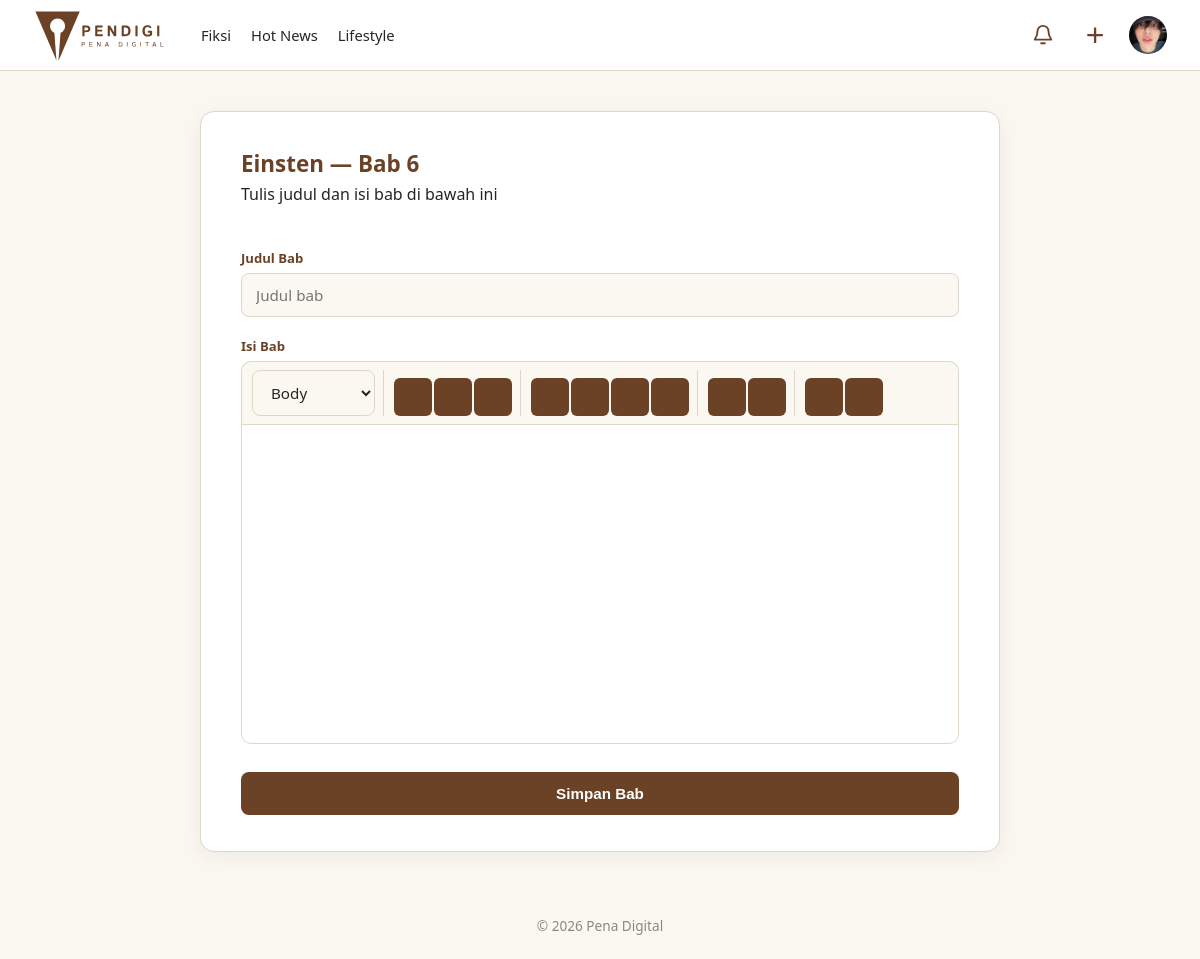
Page /fiksi/7/bab/tambah/ (signed in) on the committed database.
### articles/models.py (models this page shows, shortened)
class Categories(models.Model):
    name = models.CharField(max_length=50, unique=True)
    class Meta:
        verbose_name_plural = "Categories"

### accounts/models.py (models this page shows, shortened)
class Users(AbstractUser):
    role = models.CharField(
        max_length=20,
        choices=Role.choices,
        default=Role.PEMBACA
    )
    status_kontributor = models.CharField(
        max_length=20,
        choices=StatusKontributor.choices,
        default=StatusKontributor.NONE
    )
    profile_picture = models.ImageField(upload_to='profile_pictures/', null=True, blank=True)
    bio = models.CharField(max_length=150, blank=True)
    banner_picture = models.ImageField(
        upload_to='profile_banners/',
        blank=True,
        null=True,
    )

### fiction/models.py (models this page shows, shortened)
class Stories(models.Model):
    author = models.ForeignKey(
        Users, on_delete=models.CASCADE,
        limit_choices_to={'status_kontributor': StatusKontributor.APPROVED},
        related_name='stories'
    )
    title = models.CharField(max_length=150)
    cover = models.ImageField(upload_to='stories/covers/', null=True, blank=True)
    description = models.TextField()
    genre = models.CharField(max_length=20, choices=GenreFiksi.choices)
    tags = models.CharField(max_length=200, blank=True, help_text="Pisahkan tag dengan spasi")
    target_pembaca = models.CharField(max_length=20, choices=TargetPembaca.choices, default=TargetPembaca.UMUM)
    status = models.CharField(max_length=20, choices=StatusStory.choices, default=StatusStory.PENDING)
    is_completed = models.BooleanField(default=False)
    views_count = models.PositiveIntegerField(default=0)
    created_at = models.DateTimeField(auto_now_add=True)
    published_at = models.DateTimeField(null=True, blank=True)
    class Meta:
        ordering = ['-created_at']
        verbose_name_plural = "Stories"

### fiction/views.py (the view)
# urls.py: path('<int:story_id>/bab/tambah/', views.add_chapter, name='add_chapter'),
@login_required
def add_chapter(request, story_id):
    story = get_object_or_404(Stories, pk=story_id, author=request.user)
    next_number = story.chapters.count() + 1
    if request.method == 'POST':
        form = ChapterForm(request.POST)
        if form.is_valid():
            chapter = form.save(commit=False)
            chapter.story = story
            chapter.chapter_number = next_number
            chapter.save()
            notify_admins(
                actor=request.user,
                message=(
                    f"Bab '{chapter.title}' dari cerita "
                    f"'{story.title}' menunggu moderasi."
                ),
                action_type=Activity.ActionType.CONTENT_PENDING,
            )
            messages.success(request, f'Bab {next_number} berhasil disimpan.')
            return redirect('fiction:chapter_list', story_id=story.pk)
    else:
        form = ChapterForm()
    return render(request, 'fiction/chapter_form.html', {
        'form': form, 'story': story, 'chapter_number': next_number, 'is_edit': False
    })

### fiction/forms.py
class ChapterForm(forms.ModelForm):
    class Meta:
        model = Chapters
        fields = ['title', 'content']
        widgets = {
            'title': forms.TextInput(attrs={'placeholder': 'Judul bab'}),
            'content': forms.Textarea(attrs={'id': 'id_content_raw', 'class': 'hidden-raw-content'}),
        }
    def __init__(self, *args, **kwargs):
        super().__init__(*args, **kwargs)
        self.fields['content'].required = False

### articles/context_processor.py (called while the page is built)
def navbar_categories(request):
    return {
        'navbar_categories': Categories.objects.all().order_by('name')
    }

### fiction/context_processors.py (called while the page is built)
def fiction_navigation(request):
    all_tags_raw = (
        Stories.objects
        .filter(status=StatusStory.APPROVED)
        .exclude(tags='')
        .values_list('tags', flat=True)
    )
    unique_tags = set()
    for tag_string in all_tags_raw:
        for tag in tag_string.split():
            tag = tag.strip().lower()
            if tag:
                unique_tags.add(tag)
    return {
        'fiction_tags': sorted(unique_tags),
    }

### interactions/context_processors.py (called while the page is built)
def navbar_notifications(request):
    if not request.user.is_authenticated:
        return {
            'navbar_notifications': [],
            'navbar_unread_count': 0,
        }
    from .models import Activity
    activities = (
        Activity.objects
        .filter(recipient=request.user)
        .select_related(
            'actor',
            'article',
            'chapter',
            'chapter__story',
        )
        .order_by('-created_at')
    )
    return {
        'navbar_notifications': activities[:5],
        'navbar_unread_count': activities.filter(
            is_read=False
        ).count(),
    }

### fiction/templates/fiction/chapter_form.html (shortened to what this page needs)
{% extends 'fiction/fiction_base.html' %}
{% load static %}
{% block extra_css %}
<link rel="stylesheet" href="{% static 'css/forms.css' %}">
<link rel="stylesheet" href="{% static 'css/upload.css' %}">
<link rel="stylesheet" href="{% static 'css/chapter-editor.css' %}">
<link href="https://cdn.jsdelivr.net/npm/quill@2.0.2/dist/quill.snow.css" rel="stylesheet">
{% endblock %}
{% block fiction_content %}
<div class="upload-card chapter-editor-card">
    <h2>{{ story.title }} — Bab {{ chapter_number }}</h2>
    <p class="auth-subtitle">Tulis judul dan isi bab di bawah ini</p>
    <br><br>
    <form method="post" class="auth-form" id="chapterForm">
        <div class="field">
            <label for="{{ form.title.id_for_label }}">Judul Bab</label>
            {{ form.title }}
        </div>
        <div class="field">
            <label>Isi Bab</label>
            <div id="quillToolbar">
                <span class="ql-formats">
                    <select class="ql-header">
                        <option value="">Body</option>
                    </select>
                </span>
                <span class="ql-formats">
                    <button class="ql-bold"></button>
                    <button class="ql-italic"></button>
                    <button class="ql-underline"></button>
                </span>
                <span class="ql-formats">
                    <button class="ql-align" value=""></button>
                    <button class="ql-align" value="center"></button>
                    <button class="ql-align" value="right"></button>
                    <button class="ql-align" value="justify"></button>
                </span>
                <span class="ql-formats">
                    <button class="ql-list" value="ordered"></button>
                    <button class="ql-list" value="bullet"></button>
                </span>
                <span class="ql-formats">
                    <button class="ql-blockquote"></button>
                    <button class="ql-code-block"></button>
                </span>
            </div>
            <div id="quillEditor"></div>
        </div>
        <button type="submit">Simpan Bab</button>
    </form>
</div>
{% endblock %}

### templates/app_base.html (shortened to what this page needs)
{% extends 'base.html' %}
{% load static %}
{% block body %}
<header class="navbar">
    <a
        href="{% url 'articles:article_list' %}"
        class="brand"
    >
        <img
            src="{% static 'images/pendigi-logo-tulisan.svg' %}"
            alt="Pena Digital"
            class="logo"
        >
    </a>
    <div
        class="navbar-collapse"
        id="navbarCollapse"
    >
        <nav class="nav-links">
            {% for cat in navbar_categories %}
                {% if cat.name|lower != 'non-fiksi' %}
                    {% if cat.name|lower == 'fiksi' %}
                        <a href="{% url 'fiction:story_list' %}">
                            {{ cat.name }}
                        </a>
                    {% else %}
                        <a href="{% url 'articles:article_list' %}?kategori={{ cat.name|urlencode }}">
                            {{ cat.name }}
                        </a>
                    {% endif %}
                {% endif %}
            {% endfor %}
        </nav>
        <div class="navbar-actions">
            {% if user.is_authenticated %}
            <div class="navbar-dropdown notification-dropdown">
                <button
                    type="button"
                    class="navbar-icon-button notification-button"
                    aria-label="Notifikasi"
                    aria-expanded="false"
                    title="Notifikasi"
                >
                    <svg
                        xmlns="http://www.w3.org/2000/svg"
                        width="22"
                        height="22"
                        viewBox="0 0 24 24"
                        fill="none"
                        stroke="currentColor"
                        stroke-width="2"
                        stroke-linecap="round"
                        stroke-linejoin="round"
                    >
                        <path d="M18 8a6 6 0 0 0-12 0c0 7-3 7-3 9h18c0-2-3-2-3-9"/>
                        <path d="M10 21h4"/>
                    </svg>
                </button>
            </div>
                {% if user.status_kontributor == 'approved' and user.role != 'admin' %}
                    <div class="navbar-dropdown create-dropdown">
                        <button
                            type="button"
                            class="navbar-icon-button"
                            aria-label="Buat konten"
                            aria-expanded="false"
                        >
                            <span class="plus-icon">+</span>
                        </button>
                    </div>
                {% endif %}
                <div class="navbar-dropdown profile-dropdown">
                    <button
                        type="button"
                        class="navbar-profile-button"
                        aria-label="Menu profil"
                        aria-expanded="false"
                    >
                        {% if user.profile_picture %}
                            <img
                                src="{{ user.profile_picture.url }}"
                                alt="{{ user.username }}"
                                class="navbar-profile-avatar"
                            >
                        {% else %}
                            <span class="navbar-profile-avatar navbar-profile-placeholder">
                                {{ user.username|first|upper }}
                            </span>
                        {% endif %}
                    </button>
                </div>
            {% endif %}
        </div>
    </div>
</header>
<main class="content">
    {% block content %}
    {% endblock %}
</main>
<footer class="footer">
    <p>
        &copy; {% now 'Y' %} Pena Digital
    </p>
</footer>
{% endblock %}

### static/css/base.css (style rules this page uses)
:root { --paper: #FBF8F2; --ink: #2F5D50; --ink-dark: #234840; --brown: #6B4226; --brown-dark: #54331d; --divider: #DDD6C9; --text: #2A2420; }
* { box-sizing: border-box; margin: 0; padding: 0; }
body { font-family: system-ui, -apple-system, sans-serif; background: var(--paper); color: var(--text); }
a { color: inherit; }
.content { max-width: 1000px; margin: 32px auto; padding: 0 16px; }
.footer { text-align: center; padding: 24px; color: #8a8880; font-size: 0.85rem; }
.navbar { position: relative; display: flex; align-items: center; width: 100%; padding: 10px 32px; background: #fff; border-bottom: 1px solid var(--divider); gap: 28px; z-index: 1000; }
.brand { display: flex; align-items: center; flex-shrink: 0; text-decoration: none; }
.logo { display: block; width: auto; height: 50px; }
.navbar-collapse { display: flex; align-items: center; justify-content: space-between; flex: 1; min-width: 0; gap: 24px; }
.nav-links { display: flex; align-items: center; gap: 20px; white-space: nowrap; }
.nav-links a { color: var(--text); font-size: 0.92rem; text-decoration: none; transition: color .15s ease; }
.navbar-actions { display: flex; align-items: center; gap: 14px; flex-shrink: 0; }
.navbar-icon-button { display: flex; align-items: center; justify-content: center; width: 38px; height: 38px; padding: 0; border: none; background: transparent; color: var(--brown); cursor: pointer; border-radius: 50%; transition: background .15s ease, color .15s ease; }
.plus-icon { font-size: 32px; font-weight: 300; line-height: 1; }
.navbar-profile-button { display: flex; align-items: center; justify-content: center; width: 40px; height: 40px; padding: 0; border: none; background: transparent; cursor: pointer; border-radius: 50%; }
.navbar-profile-avatar { display: flex; align-items: center; justify-content: center; width: 38px; height: 38px; border-radius: 50%; object-fit: cover; background: #d8d3c8; color: var(--text); font-size: .9rem; font-weight: 600; }
.navbar-dropdown { position: relative; }
.notification-dropdown { position: relative; }
.notification-button { position: relative; display: flex; align-items: center; justify-content: center; }
.notification-button { position: relative; }

### static/css/forms.css (style rules this page uses)
.auth-form label { display: block; font-size: 0.85rem; font-weight: 600; color: var(--brown); margin-bottom: 6px; }
.auth-form input, .auth-form textarea, .auth-form select { width: 100%; border: 1.5px solid var(--divider); border-radius: 8px; background: var(--paper); padding: 11px 14px; font-size: 0.95rem; color: var(--text); outline: none; font-family: inherit; transition: border-color .15s ease; }
.auth-form button { width: 100%; padding: 13px; margin-top: 8px; background: var(--brown); color: #fff; border: none; border-radius: 8px; font-weight: 600; font-size: 0.95rem; cursor: pointer; transition: background .15s ease; }
.upload-card { max-width: 640px; margin: 40px auto; background: #ffffff; border: 1px solid var(--divider); border-radius: 14px; padding: 36px 40px; box-shadow: 0 4px 24px rgba(107, 66, 38, 0.08); }
.upload-card h2 { color: var(--brown); font-size: 1.4rem; margin-bottom: 4px; }

### static/css/upload.css (style rules this page uses)
.field { margin-bottom: 20px; }
.field label { display: block; font-size: 0.82rem; font-weight: 600; color: var(--brown); margin-bottom: 6px; }
.field input[type=text], .field textarea { width: 100%; border: 1.5px solid var(--divider); border-radius: 8px; background: var(--paper); padding: 11px 14px; font-size: 0.95rem; color: var(--text); outline: none; font-family: inherit; transition: border-color .15s ease; }

### static/css/chapter-editor.css (style rules this page uses)
.chapter-editor-card { max-width: 800px; }
#quillToolbar { display: flex; align-items: center; gap: 4px; border: 1.5px solid var(--divider) !important; border-bottom: none !important; border-radius: 10px 10px 0 0; background: var(--paper); padding: 8px 10px !important; }
#quillToolbar .ql-formats { display: flex; align-items: center; gap: 2px; padding-right: 8px; margin-right: 6px !important; border-right: 1px solid var(--divider); }
#quillToolbar .ql-formats:last-child { border-right: none; padding-right: 0; margin-right: 0 !important; }
#quillToolbar button { width: 38px; height: 38px; border-radius: 6px; display: flex; align-items: center; justify-content: center; transition: background .12s ease; }
#quillEditor { min-height: 320px; background: #fff; border: 1.5px solid var(--divider) !important; border-radius: 0 0 10px 10px; font-size: 0.95rem; font-family: inherit; transition: border-color .15s ease; }

### rows in the picture
Categories: name "Fiksi"
Categories: name "Hot News"
Categories: name "Lifestyle"
Users: profile_picture (picture)
Stories: title "Einsten"

### other values in the picture
{{ chapter_number }} "6"
